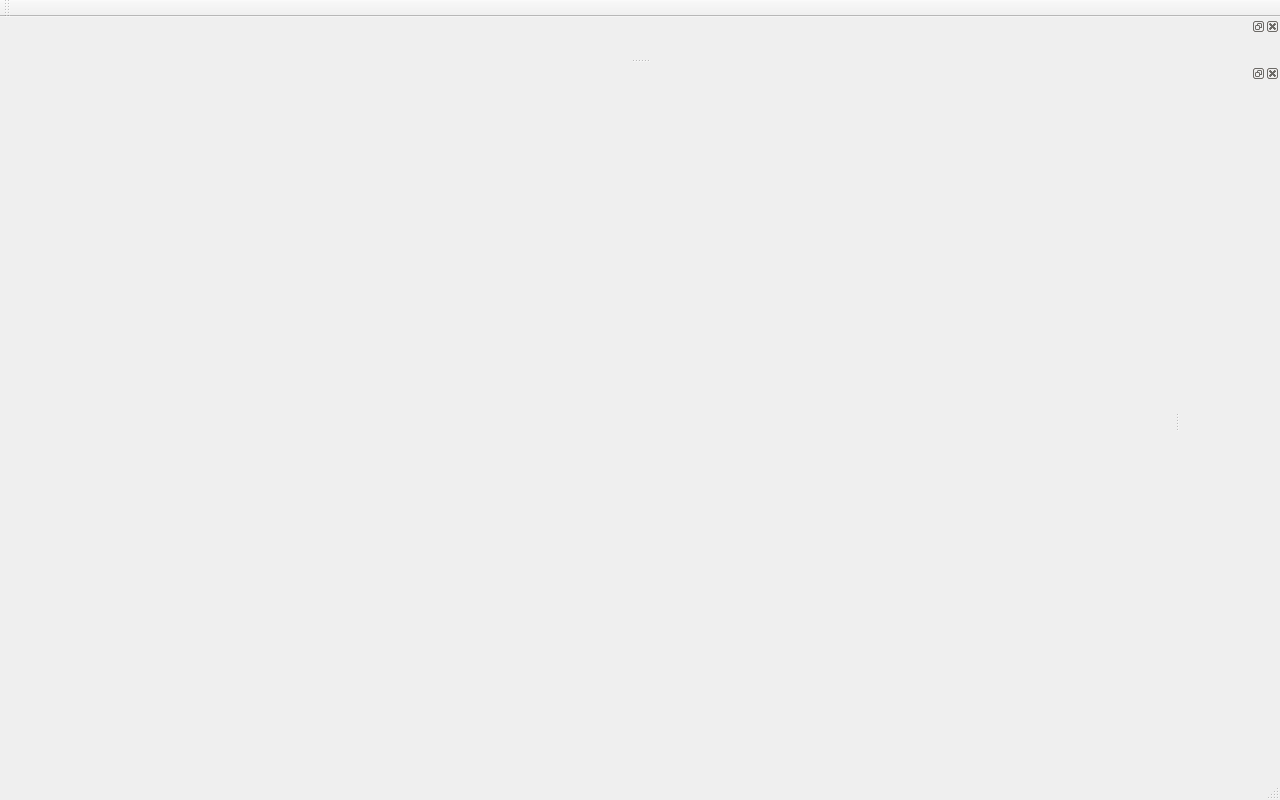
<?xml version="1.0" encoding="UTF-8"?>
<ui version="4.0">
 <class>MainWindow</class>
 <widget class="QMainWindow" name="MainWindow">
  <property name="geometry">
   <rect>
    <x>0</x>
    <y>0</y>
    <width>1280</width>
    <height>800</height>
   </rect>
  </property>
  <property name="windowTitle">
   <string>MainWindow</string>
  </property>
  <widget class="QWidget" name="centralWidget">
   <layout class="QGridLayout" name="gridLayout">
    <property name="leftMargin">
     <number>0</number>
    </property>
    <property name="topMargin">
     <number>0</number>
    </property>
    <property name="rightMargin">
     <number>0</number>
    </property>
    <property name="bottomMargin">
     <number>0</number>
    </property>
    <property name="spacing">
     <number>0</number>
    </property>
    <item row="0" column="0">
     <widget class="QWidget" name="showCtrlBarBgWidget" native="true">
      <layout class="QGridLayout" name="gridLayout_2">
       <property name="leftMargin">
        <number>0</number>
       </property>
       <property name="topMargin">
        <number>0</number>
       </property>
       <property name="rightMargin">
        <number>0</number>
       </property>
       <property name="bottomMargin">
        <number>0</number>
       </property>
       <property name="spacing">
        <number>0</number>
       </property>
       <item row="0" column="0">
        <widget class="DisplayWind" name="showWind" native="true"/>
       </item>
       <item row="1" column="0">
        <widget class="CtrlBar" name="ctrlBarWind" native="true">
         <property name="minimumSize">
          <size>
           <width>300</width>
           <height>60</height>
          </size>
         </property>
        </widget>
       </item>
      </layout>
     </widget>
    </item>
   </layout>
  </widget>
  <widget class="QMenuBar" name="menuBar">
   <property name="geometry">
    <rect>
     <x>0</x>
     <y>0</y>
     <width>1280</width>
     <height>25</height>
    </rect>
   </property>
  </widget>
  <widget class="QToolBar" name="mainToolBar">
   <attribute name="toolBarArea">
    <enum>TopToolBarArea</enum>
   </attribute>
   <attribute name="toolBarBreak">
    <bool>false</bool>
   </attribute>
  </widget>
  <widget class="QStatusBar" name="statusBar"/>
  <widget class="QDockWidget" name="playListDockWidget">
   <property name="minimumSize">
    <size>
     <width>100</width>
     <height>125</height>
    </size>
   </property>
   <attribute name="dockWidgetArea">
    <number>2</number>
   </attribute>
   <widget class="PlayListWind" name="playListContents">
    <property name="minimumSize">
     <size>
      <width>100</width>
      <height>100</height>
     </size>
    </property>
   </widget>
  </widget>
  <widget class="QDockWidget" name="titleDockWidget">
   <property name="minimumSize">
    <size>
     <width>200</width>
     <height>41</height>
    </size>
   </property>
   <attribute name="dockWidgetArea">
    <number>4</number>
   </attribute>
   <widget class="TitleBar" name="titleContents"/>
  </widget>
 </widget>
 <layoutdefault spacing="6" margin="11"/>
 <customwidgets>
  <customwidget>
   <class>CtrlBar</class>
   <extends>QWidget</extends>
   <header location="global">ctrlbar.h</header>
   <container>1</container>
  </customwidget>
  <customwidget>
   <class>TitleBar</class>
   <extends>QWidget</extends>
   <header location="global">titlebar.h</header>
   <container>1</container>
  </customwidget>
  <customwidget>
   <class>PlayListWind</class>
   <extends>QWidget</extends>
   <header location="global">playlistwind.h</header>
   <container>1</container>
  </customwidget>
  <customwidget>
   <class>DisplayWind</class>
   <extends>QWidget</extends>
   <header location="global">displaywind.h</header>
   <container>1</container>
  </customwidget>
 </customwidgets>
 <resources/>
 <connections/>
</ui>
